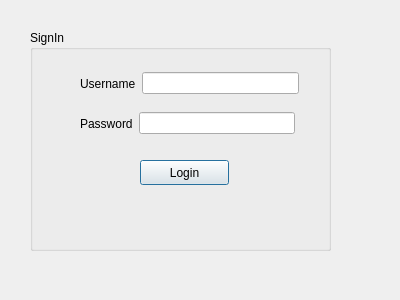
<?xml version="1.0" encoding="UTF-8"?>
<ui version="4.0">
 <class>secondWindow</class>
 <widget class="QDialog" name="secondWindow">
  <property name="geometry">
   <rect>
    <x>0</x>
    <y>0</y>
    <width>400</width>
    <height>300</height>
   </rect>
  </property>
  <property name="windowTitle">
   <string>Dialog</string>
  </property>
  <widget class="QGroupBox" name="groupBox">
   <property name="geometry">
    <rect>
     <x>30</x>
     <y>30</y>
     <width>301</width>
     <height>221</height>
    </rect>
   </property>
   <property name="title">
    <string>SignIn</string>
   </property>
   <widget class="QWidget" name="layoutWidget">
    <property name="geometry">
     <rect>
      <x>50</x>
      <y>40</y>
      <width>219</width>
      <height>27</height>
     </rect>
    </property>
    <layout class="QHBoxLayout" name="horizontalLayout">
     <item>
      <widget class="QLabel" name="label">
       <property name="text">
        <string>Username</string>
       </property>
      </widget>
     </item>
     <item>
      <widget class="QLineEdit" name="lineEdit_username"/>
     </item>
    </layout>
   </widget>
   <widget class="QWidget" name="layoutWidget">
    <property name="geometry">
     <rect>
      <x>50</x>
      <y>80</y>
      <width>215</width>
      <height>27</height>
     </rect>
    </property>
    <layout class="QHBoxLayout" name="horizontalLayout_2">
     <item>
      <widget class="QLabel" name="label_2">
       <property name="text">
        <string>Password</string>
       </property>
      </widget>
     </item>
     <item>
      <widget class="QLineEdit" name="lineEdit_password"/>
     </item>
    </layout>
   </widget>
   <widget class="QPushButton" name="pushButton_login">
    <property name="geometry">
     <rect>
      <x>110</x>
      <y>130</y>
      <width>89</width>
      <height>25</height>
     </rect>
    </property>
    <property name="text">
     <string>Login</string>
    </property>
   </widget>
  </widget>
 </widget>
 <resources/>
 <connections/>
</ui>
